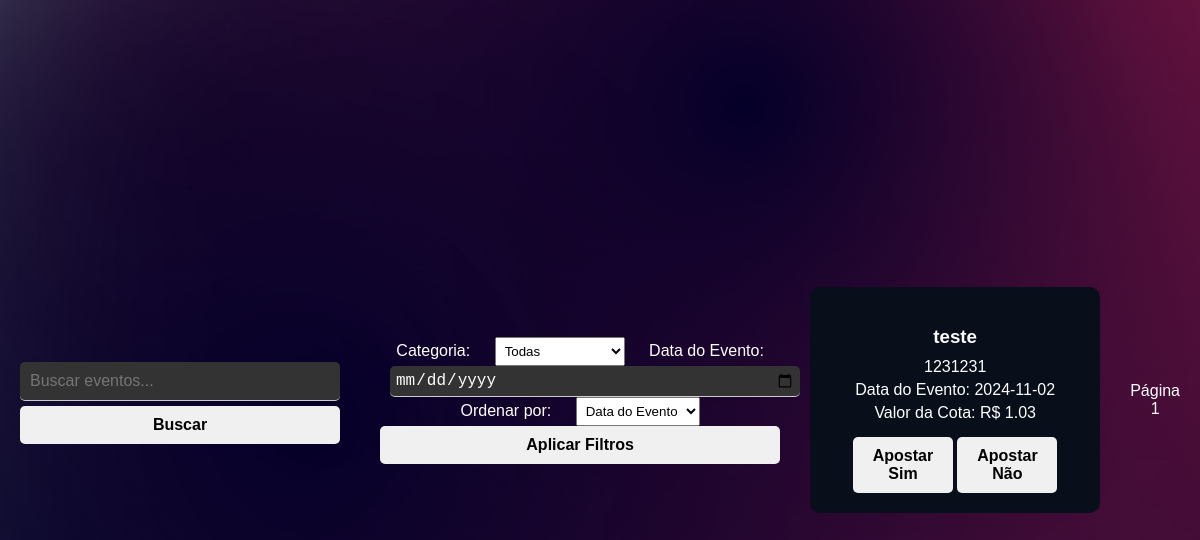
The page /pesquisar_evento on the database its author committed.
### tables this page shows
CREATE TABLE eventos (
        id INTEGER PRIMARY KEY AUTOINCREMENT,
        titulo TEXT NOT NULL,
        descricao TEXT NOT NULL,
        valor_cota REAL NOT NULL CHECK (valor_cota >= 1.00),
        data_evento DATE NOT NULL,
        data_inicio_apostas DATE NOT NULL,
        data_fim_apostas DATE NOT NULL,
        status TEXT NOT NULL DEFAULT 'pendente',
        id_criador INTEGER NOT NULL,
        data_criacao TIMESTAMP DEFAULT CURRENT_TIMESTAMP,
        FOREIGN KEY (id_criador) REFERENCES usuarios(id) ON DELETE CASCADE
    );

### app.py (the view)
@app.route('/pesquisar_evento', methods=['GET'])
def pesquisar_evento():
    query = request.args.get('query', '')
    categoria_id = request.args.get('categoria', '')
    data = request.args.get('data', '')
    ordenacao = request.args.get('ordenacao', '')
    page = int(request.args.get('page', 1))
    per_page = 10
    offset = (page - 1) * per_page
    conn = sqlite3.connect(database_path)
    cursor = conn.cursor()
    sql = '''
        SELECT DISTINCT eventos.*
        FROM eventos
        LEFT JOIN eventos_categorias ON eventos.id = eventos_categorias.id_evento
        WHERE eventos.status = 'aprovado'
        AND eventos.data_evento >= date('now')

    '''
    params = []
    if query:
        sql += ' AND (eventos.titulo LIKE ? OR eventos.descricao LIKE ?)'
        params.extend(['%' + query + '%', '%' + query + '%'])
    if categoria_id:
        sql += ' AND eventos_categorias.id_categoria = ?'
        params.append(categoria_id)
    if data:
        sql += ' AND eventos.data_evento = ?'
        params.append(data)
    if ordenacao:
        if ordenacao == 'popularidade':
            sql += ' ORDER BY (SELECT COUNT(*) FROM apostas WHERE apostas.id_evento = eventos.id) DESC'
        elif ordenacao == 'valor_cota':
            sql += ' ORDER BY eventos.valor_cota DESC'
        else:
            sql += ' ORDER BY eventos.data_evento ASC'
    else:
        sql += ' ORDER BY eventos.data_evento ASC'
    sql += ' LIMIT ? OFFSET ?'
    params.extend([per_page, offset])
    cursor.execute(sql, params)
    eventos = cursor.fetchall()
    cursor.execute('SELECT * FROM categorias_eventos')
    categorias = cursor.fetchall()
    conn.close()
    return render_template('pesquisar_evento.html', eventos=eventos, query=query, categorias=categorias,
                           categoria_id=categoria_id, data=data, ordenacao=ordenacao, page=page, per_page=per_page)

### templates/pesquisar_evento.html (shortened to what this page needs)
<!DOCTYPE html>
<html lang="pt-BR">
<head>
    <link rel="stylesheet" href="{{ url_for('static', filename='css/styles.css') }}">
</head>
<body>
    <div class="search-container">
        <form action="{{ url_for('pesquisar_evento') }}" method="GET">
            <input type="text" name="query" placeholder="Buscar eventos..." value="{{ query }}">
            <button type="submit">Buscar</button>
        </form>
    </div>
    <div class="filters-container">
        <form action="{{ url_for('pesquisar_evento') }}" method="GET">
            <label for="categoria">Categoria:</label>
            <select name="categoria" id="categoria">
                <option value="">Todas</option>
            </select>
            <label for="data">Data do Evento:</label>
            <input type="date" name="data" id="data" value="{{ data }}">
            <label for="ordenacao">Ordenar por:</label>
            <select name="ordenacao" id="ordenacao">
                <option value="data" {% if ordenacao == 'data' or ordenacao == '' %}selected{% endif %}>Data do Evento</option>
            </select>
            <button type="submit">Aplicar Filtros</button>
        </form>
    </div>
    <div class="eventos-container">
        {% if eventos %}
            {% for evento in eventos %}
                <div class="evento-card">
                    <h3>{{ evento[1] }}</h3>
                    <p>{{ evento[2] }}</p>
                    <p>Data do Evento: {{ evento[4] }}</p>
                    <p>Valor da Cota: R$ {{ '{:.2f}'.format(evento[3]) }}</p>
                    <button disabled>Apostar Sim</button>
                    <button disabled>Apostar Não</button>
                </div>
            {% endfor %}
        {% else %}
            <p>Nenhum evento encontrado.</p>
        {% endif %}
    </div>
    <div class="pagination">
        <span>Página {{ page }}</span>
    </div>
</body>
</html>

### static/css/styles.css (style rules this page uses)
body { margin: 0; padding: 0; font-family: Arial, sans-serif; background: url('/static/images/bg.png') no-repeat center center fixed; background-size: cover; height: 100vh; display: flex; justify-content: center; align-items: center; }
input[type="text"], input[type="password"],input[type="email"],input[type="date"] { width: 100%; padding: 10px; margin: 5px 0; border: none; border-bottom: 1px solid #ccc; background-color: #333; color: #fff; font-size: 16px; outline: none; border-radius: 5px; }
button { width: 100%; padding: 10px; background-color: #f0f0f0; border: none; border-radius: 5px; cursor: pointer; font-size: 16px; font-weight: bold; }
.search-container { text-align: center; margin: 20px; }
.search-container input[type="text"] { width: 300px; padding: 10px; }
.search-container button { padding: 10px 20px; background-color: #f0f0f0; color: #000; border: none; border-radius: 5px; cursor: pointer; font-weight: bold; }
.eventos-container { display: flex; flex-wrap: wrap; justify-content: center; }
.evento-card { background-color: #080E1A; padding: 20px; margin: 10px; width: 250px; border-radius: 10px; color: #fff; text-align: center; }
.evento-card h3 { margin-bottom: 10px; }
.evento-card p { margin: 5px 0; }
.evento-card button { margin-top: 10px; width: 100px; padding: 10px; background-color: #f0f0f0; color: #000; border: none; border-radius: 5px; cursor: not-allowed; font-weight: bold; }
.filters-container { margin: 20px; text-align: center; }
.filters-container form { display: inline-block; }
.filters-container label { margin: 0 10px; color: #fff; }
.filters-container select, .filters-container input[type="date"] { padding: 5px; margin: 0 10px; }
.pagination { text-align: center; margin: 20px; }
.pagination span { color: #fff; }

### rows shown on the page
eventos: titulo "teste", descricao "1231231", data_evento "2024-11-02", valor_cota "1.03"

### other values the page prints
{{ page }} "1"
